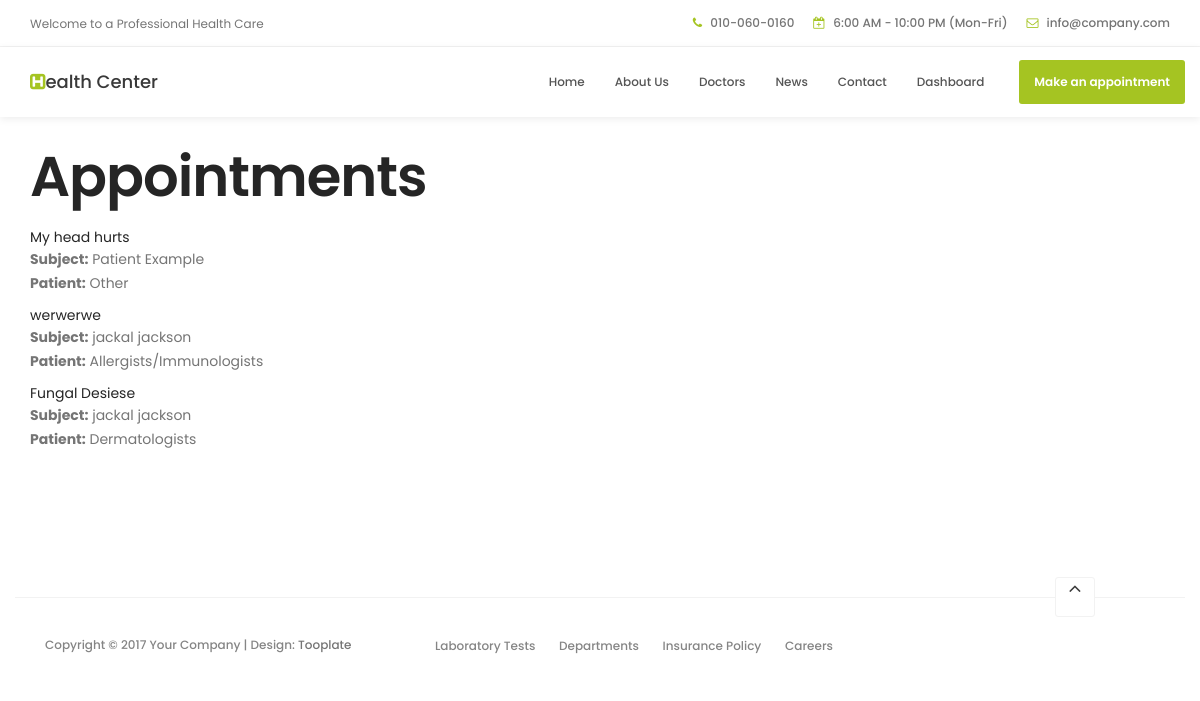
The app's page /hospital/allappointments/ (signed in), older data.
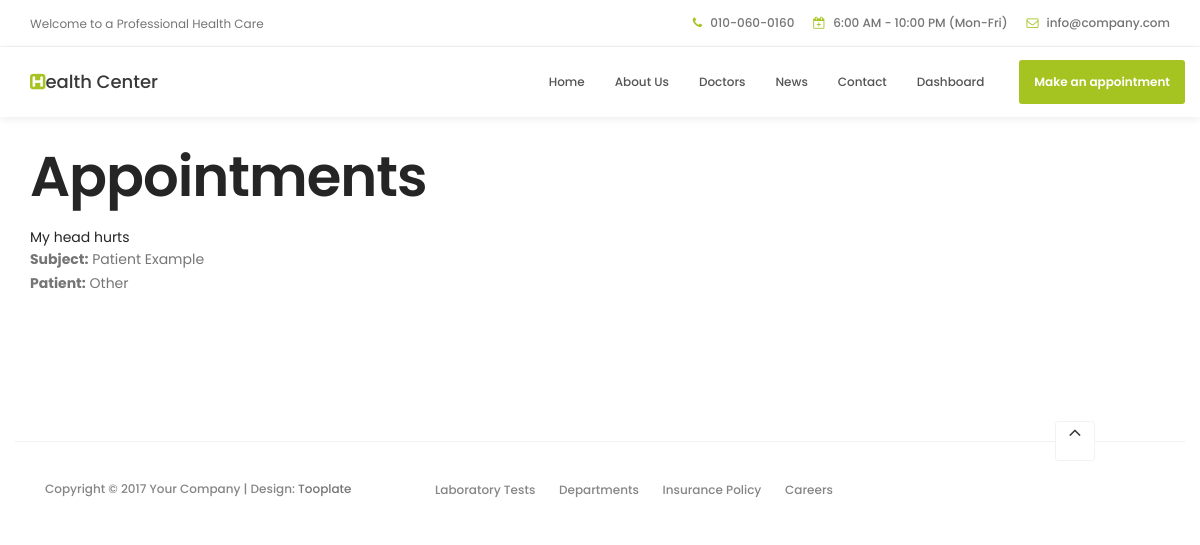
The same page, newer data.
### hospital/models.py (models this page shows, shortened)
class Appointment(models.Model):
    patientId = models.ForeignKey(Patient, on_delete= models.CASCADE)
    doctorId = models.ForeignKey(Doctor, on_delete= models.CASCADE,null=True)
    appointmentDate = models.DateField(null = True)
    description = models.TextField(max_length=1000)
    status = models.BooleanField(default=False)
    subject = models.TextField(max_length=50, null = False)
    department = models.CharField(max_length=50, choices=departments, null=True)
    date_created = models.DateField(auto_now=True)

class Patient(models.Model):
    user = models.OneToOneField(User, on_delete=models.CASCADE)
    address = models.CharField(max_length=40,null=True)
    phone = PhoneNumberField(null=True)
    image = models.ImageField(upload_to='hospital/static/hospital/profile_pics',null= True)
    description = models.CharField(max_length=500,null=True)
    assignedDoctorId = models.ForeignKey(Doctor, on_delete=models.CASCADE, null=True)
    admitDate = models.DateField(null=True)
    admitStatus = models.BooleanField(default=False)
    def __str__(self):
        return self.user.first_name + " " + self.user.last_name

### hospital/views.py (the view)
# urls.py: path('allappointments/', views.allappointments, name='appointment_list'),
def allappointments(request):
    current_user = request.user
    if Doctor.objects.filter(user=current_user).exists():
        appointment_list = Appointment.objects.all()
        return render(request, 'hospital/appointment_list.html',
                      {'appointment_list': appointment_list})
    else:
        messages.info("ACCESS DENIED")
        return redirect("hospital:login")

### hospital/templates/hospital/appointment_list.html
{% load static %}
<html lang="en">
<head>
     {% include "hospital/head.html" %}
</head>
<body id="top" data-spy="scroll" data-target=".navbar-collapse" data-offset="50">
    {% include "hospital/header.html" %}
    <div class="container">
        <h1>Appointments</h1>
        {% for appointment in appointment_list %}
        <div class="card">
            <div class="card-header">
               <a href="{% url 'hospital:appointment_detail' appointment.id %}"> {{ appointment.subject }}</a>
            </div>
            <div class="card-body">
              <p class="card-text">
                <strong>Subject:</strong> {{ appointment.patientId }}
                <br/>
                <strong>Patient:</strong> {{ appointment.department }}
                <br/>
              </p>
            </div>
          </div>
        {% endfor %}
    </div>
    {% include "hospital/footer_patients.html" %}
</body>
</html>

### hospital/templates/hospital/head.html (shortened to what this page needs)
{% load static %}
<link rel="stylesheet" type="text/css" href="{% static 'hospital/css/bootstrap.min.css' %}">
<link rel="stylesheet" type="text/css" href="{% static 'hospital/css/font-awesome.min.css' %}">
<link rel="stylesheet" type="text/css" href="{% static 'hospital/css/animate.css' %}">
<link rel="stylesheet" type="text/css" href="{% static 'hospital/css/owl.carousel.css' %}">
<link rel="stylesheet" type="text/css" href="{% static 'hospital/css/owl.theme.default.min.css' %}">
<link rel="stylesheet" href="{% static 'hospital/css/tooplate-style.css' %}">

### hospital/templates/hospital/header.html (shortened to what this page needs)
<header>
    <div class="container">
        <div class="row">
            <div class="col-md-4 col-sm-5">
                <p>Welcome to a Professional Health Care</p>
            </div>
            <div class="col-md-8 col-sm-7 text-align-right">
                <span class="phone-icon"><i class="fa fa-phone"></i> 010-060-0160</span>
                <span class="date-icon"><i class="fa fa-calendar-plus-o"></i> 6:00 AM - 10:00 PM (Mon-Fri)</span>
                <span class="email-icon"><i class="fa fa-envelope-o"></i> <a href="#">info@company.com</a></span>
            </div>
        </div>
    </div>
</header>
<section class="navbar navbar-default navbar-static-top" role="navigation">
    <div class="container">
        <div class="navbar-header">
            <a href="{% url 'hospital:index' %}" class="navbar-brand"><i class="fa fa-h-square"></i>ealth Center</a>
        </div>
        <div class="collapse navbar-collapse">
            <ul class="nav navbar-nav navbar-right">
                <li><a href="{% url 'hospital:index' %}" class="smoothScroll">Home</a></li>
                <li><a href="#about" class="smoothScroll">About Us</a></li>
                <li><a href="#team" class="smoothScroll">Doctors</a></li>
                <li><a href="#news" class="smoothScroll">News</a></li>
                <li><a href="#google-map" class="smoothScroll">Contact</a></li>
                {% block content %}
                {% if user.is_authenticated %}
                    <li class="dropdown">
                        <a href="#" class="dropdown-toggle" data-toggle="dropdown">Dashboard</a>
                    </li>
                {% endif %}
                {% endblock %}
                <li class="appointment-btn"><a href="#appointment">Make an appointment</a></li>
            </ul>
        </div>
    </div>
</section>

### hospital/templates/hospital/footer_patients.html (shortened to what this page needs)
{% load static %}
<footer data-stellar-background-ratio="5">
    <div class="container">
        <div class="row">
            <div class="col-md-12 col-sm-12 border-top">
                <div class="col-md-4 col-sm-6">
                    <div class="copyright-text">
                        <p>Copyright &copy; 2017 Your Company
                            | Design: <a href="http://www.tooplate.com" target="_parent">Tooplate</a></p>
                    </div>
                </div>
                <div class="col-md-6 col-sm-6">
                    <div class="footer-link">
                        <a href="#">Laboratory Tests</a>
                        <a href="#">Departments</a>
                        <a href="#">Insurance Policy</a>
                        <a href="#">Careers</a>
                    </div>
                </div>
                <div class="col-md-2 col-sm-2 text-align-center">
                    <div class="angle-up-btn">
                        <a href="#top" class="smoothScroll wow fadeInUp" data-wow-delay="1.2s"><i class="fa fa-angle-up"></i></a>
                    </div>
                </div>
            </div>
        </div>
    </div>
</footer>

### hospital/static/hospital/css/tooplate-style.css (style rules this page uses)
body { background: #ffffff; font-family: 'Poppins', sans-serif; overflow-x: hidden; }
h1,h2,h3,h4,h5,h6 { font-weight: 600; line-height: inherit; }
h1,h2,h3,h4 { letter-spacing: -1px; }
h1 { color: #252525; font-size: 5em; }
p { color: #757575; font-size: 14px; font-weight: normal; line-height: 24px; }
html { -webkit-font-smoothing: antialiased; }
a { color: #252525; -webkit-transition: 0.5s; transition: 0.5s; text-decoration: none !important; }
.text-align-right { text-align: right; }
.text-align-center { text-align: center; }
.border-top { border-top: 1px solid #f2f2f2; margin-top: 4em; padding-top: 2.5em; }
header { background: #ffffff; border-bottom: 1px solid #f2f2f2; display: flex; height: 45px; }
header .col-md-8 { padding-right: 0; }
header p, header span { font-size: 12px; line-height: 24px; padding-top: 12px; }
header a, header span { color: #747474; }
header span { font-weight: 500; display: inline-block; padding: 11px 15px; }
header span.date-icon { border-left: 1px solid #f2f2f2; border-right: 1px solid #f2f2f2; padding-right: 19px; padding-left: 19px; }
header span i { color: #a5c422; margin-right: 5px; }
.navbar-default { background: #ffffff; box-shadow: 0 2px 8px rgba(0,0,0,.075); border: none; margin-bottom: 0; padding: 10px; }
.navbar-default .navbar-brand { color: #393939; font-weight: 500; }
.navbar-default .navbar-brand .fa { color: #a5c422; }
.navbar-default .navbar-nav li.appointment-btn { margin: 3px 0 0 20px; }
.navbar-default .navbar-nav li.appointment-btn a { background: #a5c422; border-radius: 3px; color: #ffffff; font-weight: 600; padding-top: 12px; padding-bottom: 12px; }
.navbar-default .navbar-nav li a { color: #555555; font-size: 12px; font-weight: 500; padding-right: 20px; padding-left: 20px; -webkit-transition: all ease-in-out 0.4s; transition: all ease-in-out 0.4s; }
footer { padding-top: 80px; padding-bottom: 40px; }
footer a { color: #757575; }
.copyright-text p, .footer-link a { color: #858585; font-size: 12px; font-weight: 500; }
.footer-link a { font-size: 12px; display: inline-block; padding: 0 10px; margin-top: 4px; }
.angle-up-btn { position: relative; bottom: 4em; display: block; }
.angle-up-btn a { background: #ffffff; border: 1px solid #f2f2f2; border-radius: 3px; font-size: 20px; color: #393939; display: inline-block; text-align: center; width: 40px; height: 40px; line-height: 38px; transition: transform 0.1s ease-in; transform: translateX(0); }
@media only screen and (max-width: 1200px) { h1 { font-size: 4em; } }
@media only screen and (max-width: 1200px) { header { height: inherit; } }
@media only screen and (max-width: 1200px) { header span.date-icon { border: 0; padding-right: 0; padding-left: 0; } }
@media only screen and (max-width: 1200px) { header span.email-icon { padding-top: 0; } }
@media only screen and (max-width: 1200px) { .navbar-default .navbar-nav li a { padding-right: 15px; padding-left: 15px; } }

Row changes from the older to the newer data that the page shows:
removed Appointment: subject "werwerwe", patientId "jackal jackson", department "Allergists/Immunologists"
removed Appointment: subject "Fungal Desiese", patientId "jackal jackson", department "Dermatologists"
